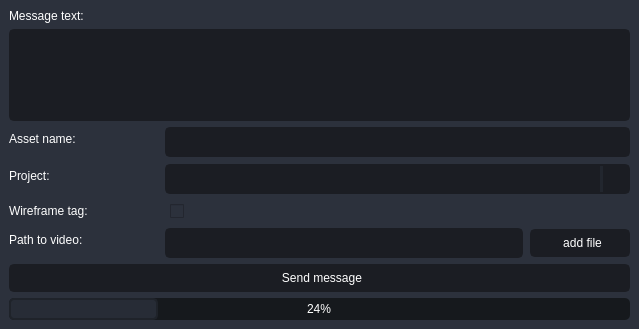
<?xml version="1.0" encoding="UTF-8"?>
<ui version="4.0">
 <class>MainWindow</class>
 <widget class="QMainWindow" name="MainWindow">
  <property name="geometry">
   <rect>
    <x>0</x>
    <y>0</y>
    <width>639</width>
    <height>319</height>
   </rect>
  </property>
  <property name="windowTitle">
   <string>MainWindow</string>
  </property>
  <widget class="QWidget" name="centralwidget">
   <property name="minimumSize">
    <size>
     <width>470</width>
     <height>0</height>
    </size>
   </property>
   <property name="styleSheet">
    <string notr="true">QWidget{
	color: rgb(255, 255, 255);
	background-color: rgb(44, 49, 60);
     font: normal 12pt &quot;Segoe UI&quot;;
 }


QPlaneTextEdit{
	font: normal 12pt &quot;Segoe UI&quot;;
	text-align: center;
	background-color: rgb(27, 29, 35);
	border-radius: 5px;
	border: 2px solid rgb(27, 29, 35);
	padding: 5px;
	padding-left: 10px; 

	color: rgb(27, 29, 35);

}
QPlaneTextEdit:hover{
	border: 2px solid #40a7e3;
}

 /* CHEK_BOX */
QCheckBox{
	padding: 5px;
}

 /* LINE EDIT */
QLineEdit{
	font: normal 12pt &quot;Segoe UI&quot;;
	text-align: center;
	background-color: rgb(27, 29, 35);
	border-radius: 5px;
	border: 2px solid rgb(27, 29, 35);
	padding: 5px;
	padding-left: 10px;
}
QLineEdit:hover{
	border: 2px solid #40a7e3;
}


/* PASH_BUTTON */
QPushButton {	
	font: normal 12pt &quot;Segoe UI&quot;;
	text-align: center;
	background-color: rgb(27, 29, 35);
	border-radius: 5px;
	border: 2px solid rgb(27, 29, 35);
	padding: 5px;
	padding-left: 10px;
}
QPushButton:hover {
	background-color: #40a7e3;
	 
}
QPushButton:pressed {
	background-color: rgb(85, 170, 255);
}

 /* PROGRESS BAR */
QProgressBar {

    background-color: #16191d;

	
    border-radius: 5px;
    border-radius: 5px;
}

QProgressBar::chunk {
     background-color: #343b47;
background-color: rgb(39, 44, 54);
	border: 2px solid #1f232a;
     border-radius: 5px;
 
}


/* COMBO BOX */
QComboBox{
	font: normal 12pt &quot;Segoe UI&quot;;
	text-align: center;
	background-color: rgb(27, 29, 35);
	border-radius: 5px;
	border: 2px solid rgb(27, 29, 35);
	padding: 5px;
	padding-left: 10px;
     /*height: 15px;*/
}
QComboBox:hover{
	border: 2px solid #40a7e3;
}
QComboBox::drop-down {
	subcontrol-origin: padding;
	subcontrol-position: top right;
	width: 25px; 
	border-left-width: 3px;
	border-left-color: rgba(39, 44, 54, 150);
	border-left-style: solid;
	border-top-right-radius: 3px;
	border-bottom-right-radius: 3px;	
	background-position: center;
	background-repeat: no-reperat;
 }
QComboBox QAbstractItemView {
	color: rgb(85, 170, 255);	
	background-color: rgb(27, 29, 35);
	padding: 10px;
	selection-background-color: rgb(39, 44, 54);
}

QComboBox::down-arrow {
    image: url(:/16x16/icon/cil-arrow-bottom.png);
}

QComboBox::down-arrow:on { /* shift the arrow when popup is open */
    image: url(:/16x16/icon/cil-arrow-top.png);
    top: 1px;
    left: 1px;
}</string>
   </property>
   <layout class="QVBoxLayout" name="verticalLayout">
    <item>
     <widget class="QLabel" name="label">
      <property name="text">
       <string>Message text:</string>
      </property>
     </widget>
    </item>
    <item>
     <widget class="QPlainTextEdit" name="message_text_edit">
      <property name="styleSheet">
       <string notr="true">	font: normal 12pt &quot;Segoe UI&quot;;
	text-align: center;
	background-color: rgb(27, 29, 35);
	border-radius: 5px;
	border: 2px solid rgb(27, 29, 35);
	padding: 5px;
	padding-left: 10px;</string>
      </property>
     </widget>
    </item>
    <item>
     <layout class="QFormLayout" name="formLayout">
      <property name="verticalSpacing">
       <number>7</number>
      </property>
      <item row="0" column="0">
       <widget class="QLabel" name="label_2">
        <property name="minimumSize">
         <size>
          <width>150</width>
          <height>0</height>
         </size>
        </property>
        <property name="text">
         <string>Asset name:</string>
        </property>
       </widget>
      </item>
      <item row="0" column="1">
       <widget class="QLineEdit" name="name_line_edit">
        <property name="minimumSize">
         <size>
          <width>300</width>
          <height>0</height>
         </size>
        </property>
        <property name="text">
         <string/>
        </property>
       </widget>
      </item>
      <item row="1" column="0">
       <widget class="QLabel" name="label_3">
        <property name="text">
         <string>Project:</string>
        </property>
       </widget>
      </item>
      <item row="1" column="1">
       <widget class="QComboBox" name="project_combo_box"/>
      </item>
      <item row="3" column="0">
       <widget class="QLabel" name="label_4">
        <property name="text">
         <string>Path to video:</string>
        </property>
       </widget>
      </item>
      <item row="3" column="1">
       <layout class="QHBoxLayout" name="horizontalLayout">
        <property name="spacing">
         <number>7</number>
        </property>
        <item>
         <widget class="QLineEdit" name="path_line_edit"/>
        </item>
        <item>
         <widget class="QPushButton" name="path_button">
          <property name="minimumSize">
           <size>
            <width>100</width>
            <height>0</height>
           </size>
          </property>
          <property name="text">
           <string>add file</string>
          </property>
         </widget>
        </item>
       </layout>
      </item>
      <item row="2" column="0">
       <widget class="QLabel" name="label_5">
        <property name="text">
         <string>Wireframe tag:</string>
        </property>
       </widget>
      </item>
      <item row="2" column="1">
       <widget class="QCheckBox" name="wareframe_check_box">
        <property name="minimumSize">
         <size>
          <width>0</width>
          <height>20</height>
         </size>
        </property>
        <property name="maximumSize">
         <size>
          <width>471</width>
          <height>16777215</height>
         </size>
        </property>
        <property name="text">
         <string/>
        </property>
       </widget>
      </item>
     </layout>
    </item>
    <item>
     <widget class="QPushButton" name="messaje_button">
      <property name="minimumSize">
       <size>
        <width>0</width>
        <height>0</height>
       </size>
      </property>
      <property name="styleSheet">
       <string notr="true"/>
      </property>
      <property name="text">
       <string>Send message</string>
      </property>
     </widget>
    </item>
    <item>
     <widget class="QProgressBar" name="progressBar">
      <property name="maximumSize">
       <size>
        <width>16777215</width>
        <height>16777215</height>
       </size>
      </property>
      <property name="value">
       <number>24</number>
      </property>
      <property name="alignment">
       <set>Qt::AlignCenter</set>
      </property>
      <property name="textVisible">
       <bool>true</bool>
      </property>
      <property name="invertedAppearance">
       <bool>false</bool>
      </property>
      <property name="textDirection">
       <enum>QProgressBar::TopToBottom</enum>
      </property>
     </widget>
    </item>
   </layout>
  </widget>
 </widget>
 <resources>
  <include location="resource.qrc"/>
 </resources>
 <connections/>
</ui>
